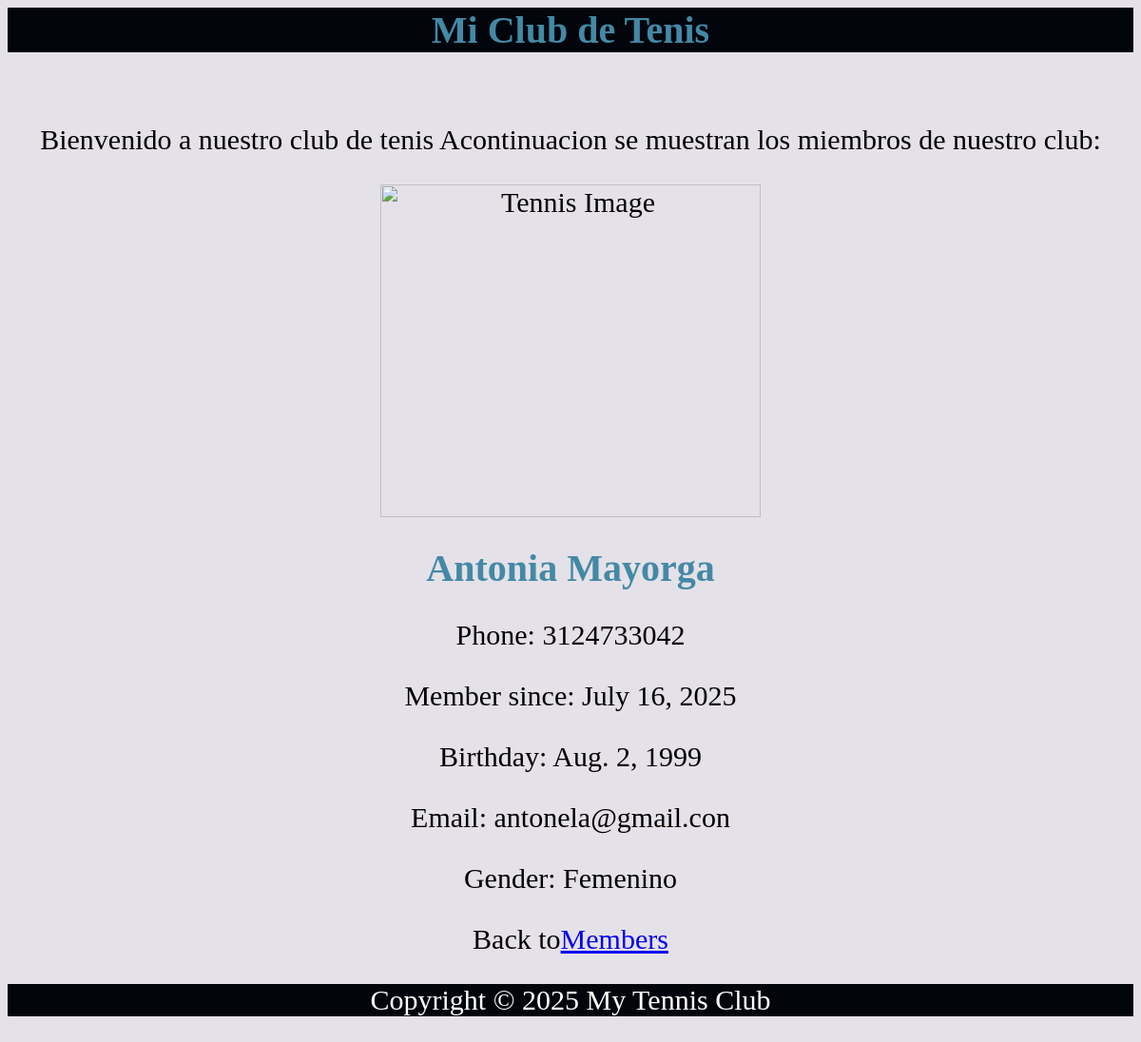
Screenshot of /members/details/5/ with the database file from the repository.
### members/models.py (models this page shows, shortened)
class Member(models.Model):
    firstname = models.CharField(max_length=255)
    lastname = models.CharField(max_length=255)
    phone =models.IntegerField(null=True)
    joined_date = models.DateField(null=True)
    gender=models.CharField(max_length=255,null=True)
    birthday=models.DateField(null=True)
    email=models.EmailField(max_length=255,null=True)

### members/views.py (the view)
# urls.py: path('members/details/<int:id>/', views.details, name='details'),
def details(request, id):
    mymember = Member.objects.get(id=id)
    template = loader.get_template('details.html')
    context = {
        'mymember': mymember,
    }
    return HttpResponse(template.render(context, request))

### members/templates/details.html (shortened to what this page needs)
{% extends "master.html" %}
{% block content %}
<h1>{{ mymember.firstname }} {{ mymember.lastname }}</h1>
<p>Phone: {{ mymember.phone }}</p>
<p>Member since: {{ mymember.joined_date }}</p>
<P>Birthday: {{ mymember.birthday }}</P>
<p>Email: {{ mymember.email }}</p>
<p>Gender: {{ mymember.gender }}</p>
<p>Back to<a href="/members">Members</a></p>
{% endblock %}

### members/templates/master.html (style rules this page uses)
body { background-color:#E5E1E8 ; }
h1 { color: #4389a5ff; text-align: center; font-family:Times New Roman; font-size: 40px; }
p { text-align: center; font-family:Times New Roman; font-size: 30px; }

### rows the page displays
Member: firstname "Antonia", lastname "Mayorga", phone "3124733042", joined_date "July 16, 2025", birthday "Aug. 2, 1999", email "antonela@gmail.con", gender "Femenino"
